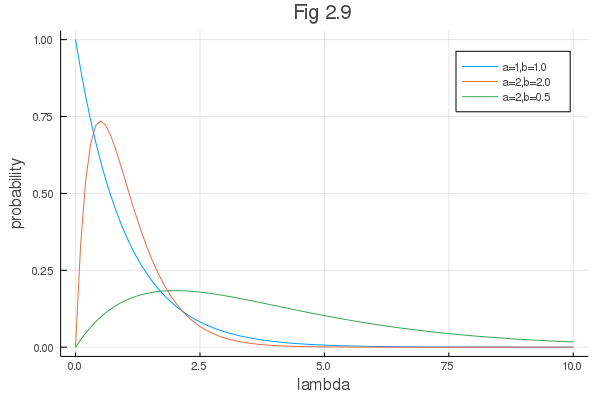

The Julia source for this figure:
# Gamm distribution
using Plots
using LaTeXStrings
using SpecialFunctions

function Gam(λ, a, b)
  CG = b^a / gamma(a)
  return CG * λ^(a-1) * exp(-b * λ)
end


function plot_Gamma(λ_arr, a, b)
  prob = Gam.(λ_arr, a, b)
  plot!(λ_arr, prob, xlabel="lambda", ylabel="probability",
        label="a=$a,b=$b")
end
  
λ_arr = range(0,10, length=100)
a_arr = [1,2,2]
b_arr = [1,2,0.5]

for (a,b) in zip(a_arr, b_arr)
  plot_Gamma(λ_arr, a, b)
end

title!("Fig 2.9")

savefig("fig_2_9.png")
